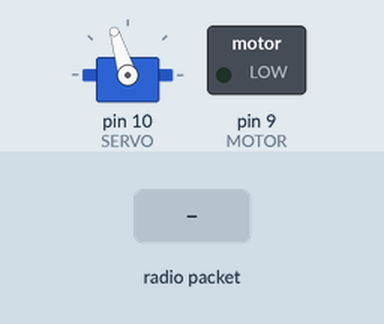
Simulated run of this sketch. Board: Arduino Uno, built with avr-gcc and run on an emulated ATmega328P. Parts: servo, switched loads named in the sketch (green lamp = pin HIGH). Wiring (inferred from the names in the program): servo: signal pin 10. The test bench sets the inputs (shaded band). No radio packets arrive unless stated; servo pulses on a pin are drawn as a servo (544–2400 µs = 0–180°); pins used as bus, display or sensor lines are not drawn; what the sketch prints to the serial monitor is not drawn.

Above: at 1.2 s.
1.3 s: radio packet "1" arrives
Timing chart, 0 to 4.3 s (numbered marks = the images above; inputs shaded):
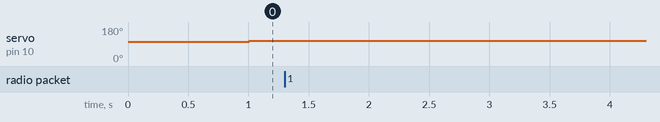

Measured:
- after the input at 1.3 s, every drawn part: stays the same

The sketch:

robotControl.ino
```cpp
#include <RH_ASK.h>
#include <SPI.h>

#define MESSAGE_LEN 4
#define MOTOR 9
#define SERVO 10
#define LEFT_STICK_OFFSET 132
#define RIGHT_STICK_OFFSET 123
#define CUTOFF_TIME 1000
#define MOTOR_PERIOD 7000

//RH_ASK driver; // pin 11 is the radio rx pin and pin 12 is the radio tx pin (unused)
RH_ASK driver(2000, 7, 8); // pin 7 is the radio rx pin and pin 8 is the radio tx pin (unused)

unsigned long lastServoRise = 0;
unsigned long lastMotorRise = 0;
unsigned long currMicros;
unsigned long lastRadioComm = 0;
//unsigned long lastLEDChange = 0;
float motorHighTime = 0; // both in milliseconds
float servoHighTime = 1.5;
boolean motorPinState = false;
boolean servoPinState = false;
//boolean ledState = false;

void setup() {
  Serial.begin(9600); // serial stuff here for debugging, remove when done
  if (!driver.init())
  {
    Serial.println("Initialization failed!");
  }
  pinMode(MOTOR, OUTPUT);
  pinMode(SERVO, OUTPUT);
  //pinMode(LED_BUILTIN, OUTPUT);
}

void loop() {
  uint8_t inBuffer[MESSAGE_LEN];
  uint8_t bufLen = sizeof(inBuffer);

  if (driver.recv(inBuffer, &bufLen))
  {
    Serial.println(inBuffer[0]);
    Serial.println(inBuffer[1]);
    Serial.println(inBuffer[2]);
    Serial.println(inBuffer[3]);
    Serial.println("------");

    if (inBuffer[0] == 45 && inBuffer[3] == 46)
    {
      //digitalWrite(MOTOR, (inBuffer[1] - LEFT_STICK_OFFSET < 0) ? 0 : (inBuffer[1] - LEFT_STICK_OFFSET));

      //analogWrite(LEFTMOTOR, (inBuffer[1] - LEFT_STICK_OFFSET < 0) ? 0 : 2*(inBuffer[1] - LEFT_STICK_OFFSET));
      //analogWrite(RIGHTMOTOR, (inBuffer[2] - RIGHT_STICK_OFFSET < 0) ? 0 : 2*(inBuffer[2] - RIGHT_STICK_OFFSET));

      // left stick is for motor control right now, right stick will be for servo control
      servoHighTime = inBuffer[2]/(float)255.0 + 1.0; // at 1.5 when the stick is neutral, 2.0 when the stick is all the way forward, and 1.0 when the stick is all the way back. Need to add a constant to make it less sensitive
      motorHighTime = ((inBuffer[1] - LEFT_STICK_OFFSET < 0) ? 0 : (inBuffer[1] - LEFT_STICK_OFFSET))/((float)255.0 - LEFT_STICK_OFFSET) * 20.0;
      lastRadioComm = millis();
      Serial.println("VALID");

      //motorHighTime = (inBuffer[1] - LEFT_STICK_OFFSET < 0) ? 0 : 20;
    }
  }
  // software PWM timing
  currMicros = micros();
  if (currMicros - lastServoRise >= 20000) // 20000 microseconds = 20 milliseconds, period is 50 Hz
  {
    lastServoRise = currMicros;
    digitalWrite(SERVO, HIGH);
    servoPinState = true;
  }
  if (currMicros - lastMotorRise >= MOTOR_PERIOD)
  {
    lastMotorRise = currMicros;
    digitalWrite(MOTOR, HIGH);
    motorPinState = true;
  }
  if (currMicros - lastServoRise >= servoHighTime * 1000 && servoPinState == true) // the reason these are not else ifs is that I want them all to be checked every time the code runs through them
  {
    digitalWrite(SERVO, LOW);
    servoPinState = false;
  }
  if (currMicros - lastServoRise >= motorHighTime * 1000 && motorPinState == true)
  {
    digitalWrite(MOTOR, LOW);
    motorPinState = false;
  }
  /*
  if (millis() - lastLEDChange >= 1000) // this is for blinking an LED on boards which have a built in LED
  {
    lastLEDChange = millis();
    ledState = !ledState;
    digitalWrite(LED_BUILTIN, ledState);
  }
  */
  if (millis() - lastRadioComm > CUTOFF_TIME) // stop the robot if it goes out of radio range, which will happen a lot with these terrible RF links
  {
    motorHighTime = 0;
    //servoHighTime = 1.5;
    digitalWrite(MOTOR, LOW); // remove at some point
  }
}
```
